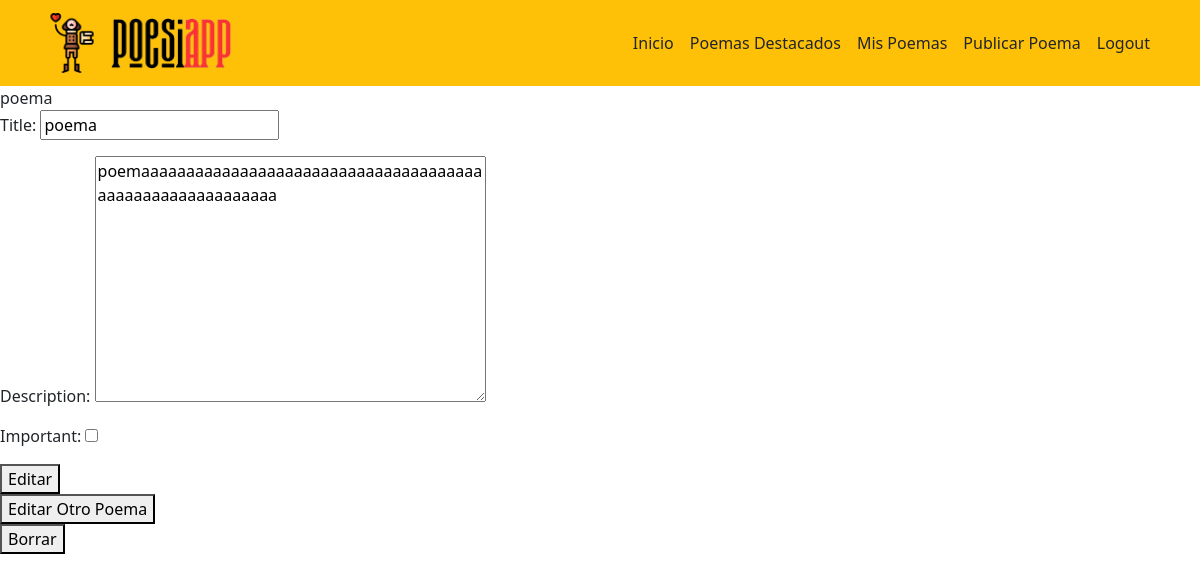
The page /tasks/1 (signed in) on the database its author committed.
### tasks/models.py (models this page shows, shortened)
class Task(models.Model):
    title = models.CharField(max_length=200)
    description = models.TextField(max_length=1000)
    created = models.DateTimeField(auto_now_add=True)
    datecompleted = models.DateTimeField(null=True, blank=True)
    important = models.BooleanField(default=False)
    user = models.ForeignKey(User, on_delete=models.CASCADE)

### tasks/views.py (the view, shortened to what this page needs)
# urls.py: path('tasks/<int:task_id>', views.task_detail, name='task_detail'),
@login_required
def task_detail(request, task_id):
    if request.method == 'GET':
        task = get_object_or_404(Task, pk=task_id, user=request.user)
        form = TaskForm(instance=task)
        return render(request, 'task_detail.html', {'task': task, 'form': form})

### tasks/forms.py
class TaskForm(ModelForm):
    class Meta:
        model = Task
        fields = ['title', 'description', 'important']

### tasks/templates/task_detail.html (shortened to what this page needs)
{% extends 'base.html' %}
{% block content %}
{{task.title}}
<form method="POST">
  {{form.as_p}}
  <button>
    Editar
  </button>
</form>
<form action="{% url 'complete_task' task.id %}" method="POST">
  <button>
    Editar Otro Poema
  </button>
</form>
<form action="{% url 'delete_task' task.id %}" method="POST">
  <button>
    Borrar
  </button>
</form>
{% endblock %}

### rows shown on the page
Task: title "poema", description "poemaaaaaaaaaaaaaaaaaaaaaaaaaaaaaaaaaaaaaaaaaaaaaaaaaaaaaaaaaa"
